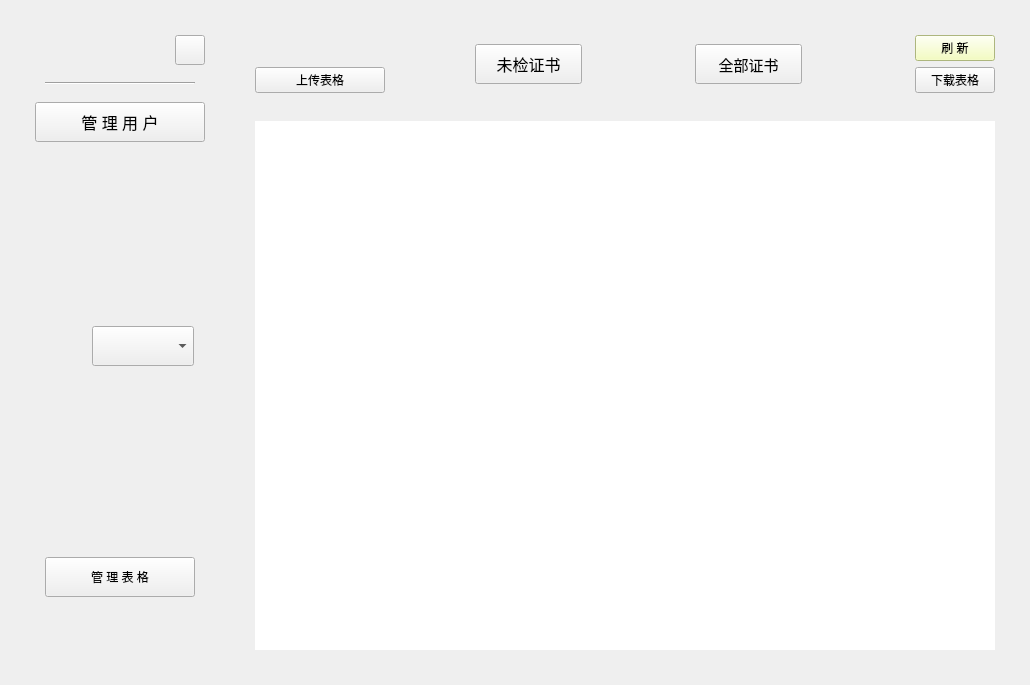
<?xml version="1.0" encoding="UTF-8"?>
<ui version="4.0">
 <class>Widget</class>
 <widget class="QWidget" name="Widget">
  <property name="geometry">
   <rect>
    <x>0</x>
    <y>0</y>
    <width>1030</width>
    <height>685</height>
   </rect>
  </property>
  <property name="minimumSize">
   <size>
    <width>1030</width>
    <height>685</height>
   </size>
  </property>
  <property name="windowTitle">
   <string/>
  </property>
  <layout class="QVBoxLayout" name="verticalLayout">
   <property name="leftMargin">
    <number>9</number>
   </property>
   <property name="topMargin">
    <number>9</number>
   </property>
   <property name="rightMargin">
    <number>9</number>
   </property>
   <property name="bottomMargin">
    <number>9</number>
   </property>
   <item>
    <widget class="QWidget" name="w_bg" native="true">
     <layout class="QHBoxLayout" name="lay_bg">
      <property name="spacing">
       <number>6</number>
      </property>
      <property name="leftMargin">
       <number>4</number>
      </property>
      <property name="topMargin">
       <number>4</number>
      </property>
      <property name="rightMargin">
       <number>4</number>
      </property>
      <property name="bottomMargin">
       <number>4</number>
      </property>
      <item>
       <widget class="QWidget" name="w_menu" native="true">
        <property name="minimumSize">
         <size>
          <width>200</width>
          <height>0</height>
         </size>
        </property>
        <property name="maximumSize">
         <size>
          <width>252</width>
          <height>16777215</height>
         </size>
        </property>
        <layout class="QVBoxLayout" name="verticalLayout_2">
         <item>
          <widget class="QWidget" name="widget_2" native="true">
           <layout class="QVBoxLayout" name="verticalLayout_4" stretch="0,0,0,0,0,0,0,0,0,0,0,0,0">
            <item>
             <layout class="QHBoxLayout" name="horizontalLayout">
              <property name="spacing">
               <number>9</number>
              </property>
              <item>
               <widget class="QLabel" name="lab_logo">
                <property name="minimumSize">
                 <size>
                  <width>30</width>
                  <height>30</height>
                 </size>
                </property>
                <property name="maximumSize">
                 <size>
                  <width>30</width>
                  <height>30</height>
                 </size>
                </property>
                <property name="text">
                 <string/>
                </property>
                <property name="scaledContents">
                 <bool>false</bool>
                </property>
               </widget>
              </item>
              <item>
               <widget class="QLabel" name="username">
                <property name="styleSheet">
                 <string notr="true">font: 15pt &quot;Microsoft YaHei UI&quot;;
</string>
                </property>
                <property name="text">
                 <string>&lt;html&gt;&lt;head/&gt;&lt;body&gt;&lt;p align=&quot;center&quot;&gt;&lt;br/&gt;&lt;/p&gt;&lt;/body&gt;&lt;/html&gt;</string>
                </property>
               </widget>
              </item>
              <item>
               <widget class="QPushButton" name="selfButton">
                <property name="minimumSize">
                 <size>
                  <width>30</width>
                  <height>30</height>
                 </size>
                </property>
                <property name="maximumSize">
                 <size>
                  <width>30</width>
                  <height>30</height>
                 </size>
                </property>
                <property name="cursor">
                 <cursorShape>PointingHandCursor</cursorShape>
                </property>
                <property name="styleSheet">
                 <string notr="true">border-image: url(:/icons/mine.png);</string>
                </property>
                <property name="text">
                 <string/>
                </property>
               </widget>
              </item>
             </layout>
            </item>
            <item>
             <widget class="QWidget" name="widget_3" native="true">
              <layout class="QVBoxLayout" name="verticalLayout_6">
               <property name="leftMargin">
                <number>10</number>
               </property>
               <property name="rightMargin">
                <number>10</number>
               </property>
               <item>
                <widget class="Line" name="line">
                 <property name="font">
                  <font>
                   <pointsize>9</pointsize>
                   <weight>50</weight>
                   <bold>false</bold>
                  </font>
                 </property>
                 <property name="styleSheet">
                  <string notr="true"/>
                 </property>
                 <property name="orientation">
                  <enum>Qt::Horizontal</enum>
                 </property>
                </widget>
               </item>
              </layout>
             </widget>
            </item>
            <item>
             <widget class="QPushButton" name="staffManageButton">
              <property name="minimumSize">
               <size>
                <width>0</width>
                <height>40</height>
               </size>
              </property>
              <property name="maximumSize">
               <size>
                <width>1677215</width>
                <height>16777215</height>
               </size>
              </property>
              <property name="cursor">
               <cursorShape>PointingHandCursor</cursorShape>
              </property>
              <property name="styleSheet">
               <string notr="true">font-family:Microsoft YaHei UI;
font:12pt;</string>
              </property>
              <property name="text">
               <string>管 理 用 户</string>
              </property>
             </widget>
            </item>
            <item>
             <spacer name="verticalSpacer_2">
              <property name="orientation">
               <enum>Qt::Vertical</enum>
              </property>
              <property name="sizeHint" stdset="0">
               <size>
                <width>20</width>
                <height>90</height>
               </size>
              </property>
             </spacer>
            </item>
            <item>
             <spacer name="verticalSpacer_7">
              <property name="orientation">
               <enum>Qt::Vertical</enum>
              </property>
              <property name="sizeHint" stdset="0">
               <size>
                <width>20</width>
                <height>40</height>
               </size>
              </property>
             </spacer>
            </item>
            <item>
             <spacer name="verticalSpacer_8">
              <property name="orientation">
               <enum>Qt::Vertical</enum>
              </property>
              <property name="sizeHint" stdset="0">
               <size>
                <width>20</width>
                <height>40</height>
               </size>
              </property>
             </spacer>
            </item>
            <item>
             <widget class="QWidget" name="w_item_4" native="true">
              <layout class="QHBoxLayout" name="horizontalLayout_6">
               <item>
                <widget class="QLabel" name="lab_item_03">
                 <property name="minimumSize">
                  <size>
                   <width>40</width>
                   <height>40</height>
                  </size>
                 </property>
                 <property name="maximumSize">
                  <size>
                   <width>40</width>
                   <height>40</height>
                  </size>
                 </property>
                 <property name="text">
                  <string/>
                 </property>
                </widget>
               </item>
               <item>
                <widget class="QComboBox" name="ShipTypecomboBox">
                 <property name="sizePolicy">
                  <sizepolicy hsizetype="Preferred" vsizetype="Preferred">
                   <horstretch>0</horstretch>
                   <verstretch>0</verstretch>
                  </sizepolicy>
                 </property>
                 <property name="font">
                  <font>
                   <family>Arial</family>
                   <pointsize>12</pointsize>
                  </font>
                 </property>
                </widget>
               </item>
              </layout>
             </widget>
            </item>
            <item>
             <spacer name="verticalSpacer_3">
              <property name="orientation">
               <enum>Qt::Vertical</enum>
              </property>
              <property name="sizeHint" stdset="0">
               <size>
                <width>20</width>
                <height>20</height>
               </size>
              </property>
             </spacer>
            </item>
            <item>
             <widget class="QWidget" name="w_item_01" native="true">
              <layout class="QHBoxLayout" name="horizontalLayout_3"/>
             </widget>
            </item>
            <item>
             <spacer name="verticalSpacer_4">
              <property name="orientation">
               <enum>Qt::Vertical</enum>
              </property>
              <property name="sizeHint" stdset="0">
               <size>
                <width>20</width>
                <height>20</height>
               </size>
              </property>
             </spacer>
            </item>
            <item>
             <widget class="QWidget" name="w_item_02" native="true">
              <layout class="QHBoxLayout" name="horizontalLayout_4"/>
             </widget>
            </item>
            <item>
             <spacer name="verticalSpacer_5">
              <property name="orientation">
               <enum>Qt::Vertical</enum>
              </property>
              <property name="sizeHint" stdset="0">
               <size>
                <width>20</width>
                <height>20</height>
               </size>
              </property>
             </spacer>
            </item>
            <item>
             <spacer name="verticalSpacer_6">
              <property name="orientation">
               <enum>Qt::Vertical</enum>
              </property>
              <property name="sizeHint" stdset="0">
               <size>
                <width>20</width>
                <height>40</height>
               </size>
              </property>
             </spacer>
            </item>
           </layout>
          </widget>
         </item>
         <item>
          <widget class="QWidget" name="widget" native="true">
           <layout class="QVBoxLayout" name="verticalLayout_3">
            <item>
             <layout class="QHBoxLayout" name="horizontalLayout_10" stretch="0">
              <item>
               <widget class="QPushButton" name="manageSheetButton">
                <property name="minimumSize">
                 <size>
                  <width>100</width>
                  <height>40</height>
                 </size>
                </property>
                <property name="maximumSize">
                 <size>
                  <width>150</width>
                  <height>40</height>
                 </size>
                </property>
                <property name="cursor">
                 <cursorShape>PointingHandCursor</cursorShape>
                </property>
                <property name="styleSheet">
                 <string notr="true"/>
                </property>
                <property name="text">
                 <string>管 理 表 格</string>
                </property>
                <property name="checkable">
                 <bool>false</bool>
                </property>
               </widget>
              </item>
             </layout>
            </item>
            <item>
             <spacer name="verticalSpacer">
              <property name="orientation">
               <enum>Qt::Vertical</enum>
              </property>
              <property name="sizeHint" stdset="0">
               <size>
                <width>20</width>
                <height>40</height>
               </size>
              </property>
             </spacer>
            </item>
            <item>
             <layout class="QHBoxLayout" name="horizontalLayout_2" stretch="1,2,1">
              <item>
               <spacer name="horizontalSpacer_4">
                <property name="orientation">
                 <enum>Qt::Horizontal</enum>
                </property>
                <property name="sizeHint" stdset="0">
                 <size>
                  <width>40</width>
                  <height>20</height>
                 </size>
                </property>
               </spacer>
              </item>
              <item>
               <spacer name="horizontalSpacer_3">
                <property name="orientation">
                 <enum>Qt::Horizontal</enum>
                </property>
                <property name="sizeHint" stdset="0">
                 <size>
                  <width>40</width>
                  <height>20</height>
                 </size>
                </property>
               </spacer>
              </item>
              <item>
               <spacer name="horizontalSpacer_5">
                <property name="orientation">
                 <enum>Qt::Horizontal</enum>
                </property>
                <property name="sizeHint" stdset="0">
                 <size>
                  <width>40</width>
                  <height>20</height>
                 </size>
                </property>
               </spacer>
              </item>
             </layout>
            </item>
           </layout>
          </widget>
         </item>
        </layout>
       </widget>
      </item>
      <item>
       <widget class="QWidget" name="w_main" native="true">
        <layout class="QVBoxLayout" name="verticalLayout_5" stretch="1,7">
         <item>
          <widget class="QWidget" name="widget_4" native="true">
           <layout class="QGridLayout" name="gridLayout" columnstretch="4,2,1,1,2,2,1">
            <item row="0" column="0">
             <spacer name="horizontalSpacer_11">
              <property name="orientation">
               <enum>Qt::Horizontal</enum>
              </property>
              <property name="sizeHint" stdset="0">
               <size>
                <width>189</width>
                <height>20</height>
               </size>
              </property>
             </spacer>
            </item>
            <item row="1" column="6">
             <widget class="QPushButton" name="refreshButton">
              <property name="sizePolicy">
               <sizepolicy hsizetype="Minimum" vsizetype="Fixed">
                <horstretch>0</horstretch>
                <verstretch>0</verstretch>
               </sizepolicy>
              </property>
              <property name="maximumSize">
               <size>
                <width>150</width>
                <height>35</height>
               </size>
              </property>
              <property name="cursor">
               <cursorShape>PointingHandCursor</cursorShape>
              </property>
              <property name="styleSheet">
               <string notr="true"/>
              </property>
              <property name="text">
               <string>下载表格</string>
              </property>
             </widget>
            </item>
            <item row="1" column="0">
             <widget class="QPushButton" name="uploadButton">
              <property name="maximumSize">
               <size>
                <width>130</width>
                <height>35</height>
               </size>
              </property>
              <property name="cursor">
               <cursorShape>PointingHandCursor</cursorShape>
              </property>
              <property name="text">
               <string>上传表格</string>
              </property>
             </widget>
            </item>
            <item row="0" column="4" rowspan="2">
             <widget class="QPushButton" name="allButton">
              <property name="minimumSize">
               <size>
                <width>50</width>
                <height>20</height>
               </size>
              </property>
              <property name="maximumSize">
               <size>
                <width>150</width>
                <height>40</height>
               </size>
              </property>
              <property name="font">
               <font>
                <family>Arial</family>
                <pointsize>11</pointsize>
                <weight>50</weight>
                <italic>false</italic>
                <bold>false</bold>
               </font>
              </property>
              <property name="cursor">
               <cursorShape>PointingHandCursor</cursorShape>
              </property>
              <property name="styleSheet">
               <string notr="true"/>
              </property>
              <property name="text">
               <string>全部证书</string>
              </property>
             </widget>
            </item>
            <item row="0" column="5">
             <spacer name="horizontalSpacer_10">
              <property name="orientation">
               <enum>Qt::Horizontal</enum>
              </property>
              <property name="sizeHint" stdset="0">
               <size>
                <width>146</width>
                <height>20</height>
               </size>
              </property>
             </spacer>
            </item>
            <item row="0" column="1" rowspan="2">
             <widget class="QPushButton" name="waitingButton">
              <property name="sizePolicy">
               <sizepolicy hsizetype="Minimum" vsizetype="Fixed">
                <horstretch>0</horstretch>
                <verstretch>0</verstretch>
               </sizepolicy>
              </property>
              <property name="minimumSize">
               <size>
                <width>50</width>
                <height>20</height>
               </size>
              </property>
              <property name="maximumSize">
               <size>
                <width>150</width>
                <height>40</height>
               </size>
              </property>
              <property name="font">
               <font>
                <family>Microsoft YaHei</family>
                <pointsize>12</pointsize>
                <weight>50</weight>
                <italic>false</italic>
                <bold>false</bold>
               </font>
              </property>
              <property name="cursor">
               <cursorShape>PointingHandCursor</cursorShape>
              </property>
              <property name="styleSheet">
               <string notr="true"/>
              </property>
              <property name="text">
               <string>未检证书</string>
              </property>
             </widget>
            </item>
            <item row="0" column="3">
             <spacer name="horizontalSpacer_2">
              <property name="orientation">
               <enum>Qt::Horizontal</enum>
              </property>
              <property name="sizeHint" stdset="0">
               <size>
                <width>147</width>
                <height>20</height>
               </size>
              </property>
             </spacer>
            </item>
            <item row="0" column="6">
             <widget class="QPushButton" name="pullLocalButton">
              <property name="cursor">
               <cursorShape>PointingHandCursor</cursorShape>
              </property>
              <property name="styleSheet">
               <string notr="true">background-color: rgb(242, 255, 175);</string>
              </property>
              <property name="text">
               <string>刷 新</string>
              </property>
             </widget>
            </item>
           </layout>
          </widget>
         </item>
         <item>
          <widget class="QStackedWidget" name="stackedWidget">
           <property name="styleSheet">
            <string notr="true">QTableWidget{
	border:0
}</string>
           </property>
           <widget class="QWidget" name="page">
            <layout class="QVBoxLayout" name="verticalLayout_7" stretch="25">
             <item>
              <widget class="QTableWidget" name="tableWidget1">
               <property name="sizePolicy">
                <sizepolicy hsizetype="Expanding" vsizetype="Expanding">
                 <horstretch>0</horstretch>
                 <verstretch>0</verstretch>
                </sizepolicy>
               </property>
               <property name="styleSheet">
                <string notr="true"/>
               </property>
              </widget>
             </item>
            </layout>
           </widget>
           <widget class="QWidget" name="page_2">
            <layout class="QGridLayout" name="gridLayout_2">
             <item row="0" column="0">
              <widget class="QTableWidget" name="tableWidget2"/>
             </item>
            </layout>
           </widget>
          </widget>
         </item>
        </layout>
       </widget>
      </item>
     </layout>
    </widget>
   </item>
  </layout>
  <widget class="QWidget" name="layoutWidget">
   <property name="geometry">
    <rect>
     <x>0</x>
     <y>0</y>
     <width>100</width>
     <height>30</height>
    </rect>
   </property>
   <layout class="QHBoxLayout" name="horizontalLayout_8"/>
  </widget>
  <widget class="QWidget" name="layoutWidget">
   <property name="geometry">
    <rect>
     <x>0</x>
     <y>0</y>
     <width>100</width>
     <height>30</height>
    </rect>
   </property>
   <layout class="QHBoxLayout" name="horizontalLayout_9"/>
  </widget>
 </widget>
 <layoutdefault spacing="6" margin="11"/>
 <resources/>
 <connections/>
</ui>
